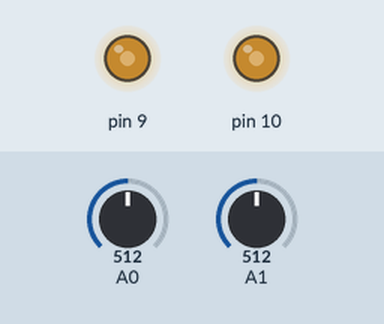
Bench run of a sketch on a simulated Arduino Uno, built with avr-gcc and run on an emulated ATmega328P. On the bench: output pins drawn as LEDs (lit = HIGH). The inputs (shaded band) are chosen by the test bench; at power-on: A0 = 512, A1 = 512.

Above: at 1.2 s.
1.3 s: A0 set to 716
At 2.1 s:
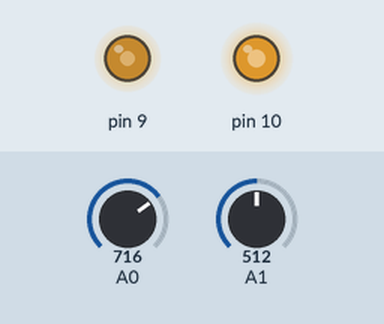
2.8 s: A1 set to 716
At 3.2 s:
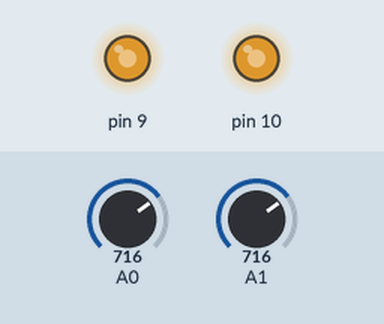
4.3 s: A0 set to 900
At 5.5 s:
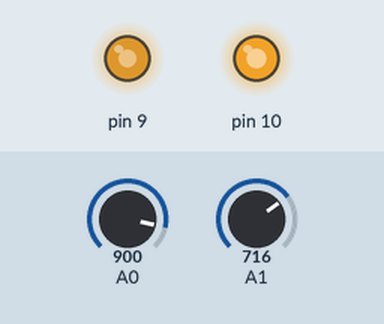
5.8 s: A1 set to 900
At 6.7 s:
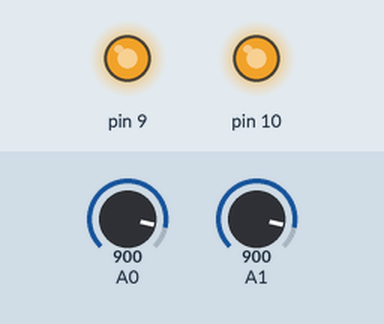
7.3 s: A0 set to 511
At 7.9 s:
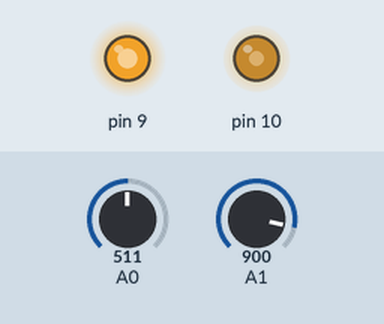
8.8 s: A1 set to 122
At 10.2 s:
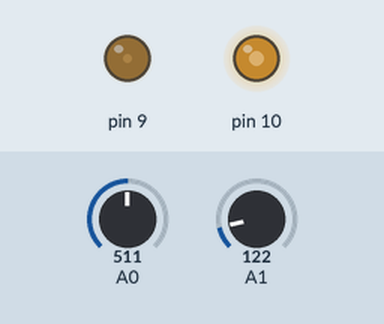
Timing chart, 0 to 11.3 s (numbered marks = the images above; inputs shaded):
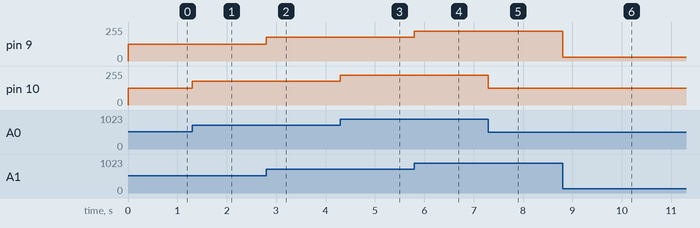

The sketch:

2potleds.ino
```cpp
void setup() {
  pinMode(9, OUTPUT);
  pinMode(10, OUTPUT);

}

void loop() {
  int photo = analogRead(A1);
  int pot = analogRead(A0);
  int red= map(photo, 0, 1023, 0, 255);
  int blue= map(pot, 0, 1023, 0, 255);
  analogWrite(9, red);
  analogWrite(10, blue);

}
```

Measured:
- after the input at 1.3 s, pin 10: 127/255 → 178/255 at once
- after the input at 2.8 s, pin 9: 127/255 → 178/255 at once
- after the input at 4.3 s, pin 10: 178/255 → 224/255 at once
- after the input at 5.8 s, pin 9: 178/255 → 224/255 at once
- after the input at 7.3 s, pin 10: 224/255 → 127/255 at once
- after the input at 8.8 s, pin 9: 224/255 → 30/255 at once
